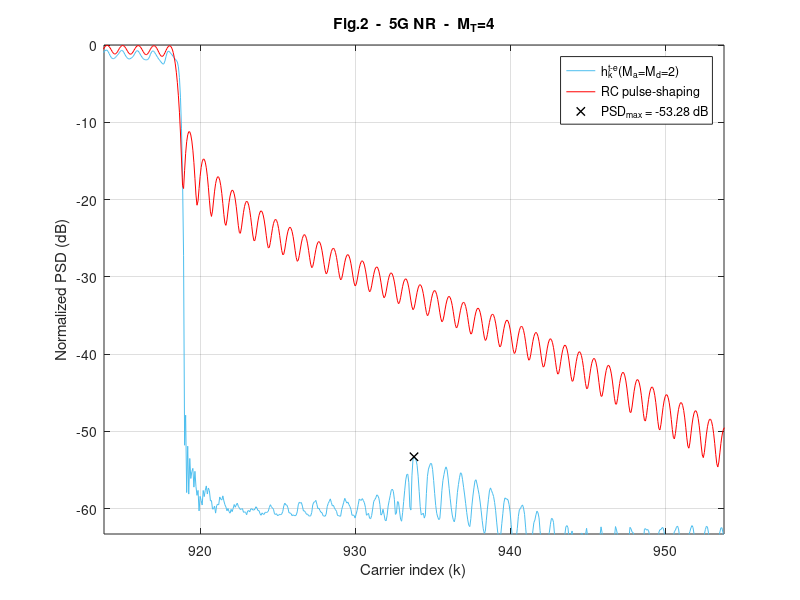

Reproduce this figure in MATLAB. (Note: this script raises an error after producing the figure.)
clear,
%% %%%%%%%%%%%%%%%%%%%%%%%%%%%%%%%%%%%%%%%%%%%%%%%%%%%%%%%%%%
% %                 LOAD THE PARAMETERS                   % %
%%%%%%%%%%%%%%%%%%%%%%%%%%%%%%%%%%%%%%%%%%%%%%%%%%%%%%%%%% %%
addpath('../../data/Fig2')
load('Fig2_Parameters_for_5G_NR_Ma_2_Md_2.mat');

Fsob = OFDM_param.Fsob; % Upsampling factor 
% Upsample in time-domain
N = OFDM_param.N*Fsob;
Ngi = OFDM_param.Ngi*Fsob;
b = (OFDM_param.b+1)*Fsob-1;
L = OFDM_param.L*Fsob;
Ms = OFDM_param.Ms;
g = OFDM_param.g;
us = OFDM_param.us;
ue = OFDM_param.ue;

ur = us + ue;

Pd = GenPulse_param.Pd;
Pd_todas = GenPulse_param.Pd_todas;
Paic = GenPulse_param.Paic;
Ptk = GenPulse_param.Ptk;
R_aic = GenPulse_param.R_aic;
R_tk = GenPulse_param.R_tk;
NexTemp = GenPulse_param.NexTemp;
cell_coef_lim = GenPulse_param.cell_coef_lim;



%% %%%%%%%%%%%%%%%%%%%%%%%%%%%%%%%%%%%%%%%%%%%%%%%%%%%%%%%%%%
%            OBTAIN THE PULSES IN THE SCENARIO            % %
%%%%%%%%%%%%%%%%%%%%%%%%%%%%%%%%%%%%%%%%%%%%%%%%%%%%%%%%%% %%

eta = (N+Ngi-b-1)/2; 
vn=(0:L+b-1)'-Ngi;  % Dicrete time axis vector
n0 = eta+b-Ngi;     % Phase delay due to Hermiticity


h_k = zeros((2*NexTemp+1)*L+b, N); % Matrix containing the proposed pulses
aic_k = zeros((2*NexTemp+1)*L+b, N);  % Matrix containing the AIC term
t_k = zeros((2*NexTemp+1)*L+b, N);    % Matrix containing the AST term

% Obtain h_k for every data carrier
for ind_k = 1:length(Pd);

    % % AIC terms
    %%%%%%%%%%%%%%%%%%%%%%%%%%%%%%%%%%
    % Central term
    Pc = exp(1j*2*pi/N*repmat(vn,1,length(Paic{ind_k})).*repmat(Paic{ind_k}.',length(vn),1)).*repmat(g.',1,length(Paic{ind_k}));
    % Advanced and delayed terms
    Pc = repmat(Pc,1,2*NexTemp+1);

    Omega_c_n0 = diag(repmat(exp(-1j*2*pi*Paic{ind_k}*n0/N),1+2*NexTemp,1));
    aic_temp = Pc*Omega_c_n0*diag(R_aic{ind_k}).*exp(1j*2*pi*Pd(ind_k)*n0/N);
    aic_k((NexTemp*L+1):(NexTemp+1)*L+b,Pd(ind_k)+N/2+1) = sum(aic_temp(:,1:length(Paic{ind_k})),2);    % CENTRAL TERM
    
    m_temp = 0;
    for ind_m = 1:NexTemp;                                                                              % ADVANCED AND DELAYED TERMS
        aic_k(((NexTemp-ind_m)*L+1):((NexTemp-ind_m+1)*L+b),Pd(ind_k)+N/2+1) = aic_k(((NexTemp-ind_m)*L+1):((NexTemp-ind_m+1)*L+b),Pd(ind_k)+N/2+1) + sum(aic_temp(:,(length(Paic{ind_k})*(1+m_temp)) + (1:length(Paic{ind_k}))),2);
        aic_k(((NexTemp+ind_m)*L+1):((NexTemp+ind_m+1)*L+b),Pd(ind_k)+N/2+1) = aic_k(((NexTemp+ind_m)*L+1):((NexTemp+ind_m+1)*L+b),Pd(ind_k)+N/2+1) + sum(aic_temp(:,(length(Paic{ind_k})*(1+m_temp+1)) + (1:length(Paic{ind_k}))),2);
        m_temp = m_temp+2;
    end
    
    % % AST terms
    %%%%%%%%%%%%%%%%%%%%%%%%%%%%%%%%%%
    % Central term
    Ts = exp(1j*2*pi/N*repmat(vn,1,length(Ptk{ind_k})).*repmat(Ptk{ind_k}.',length(vn),1)).*repmat(us.',1,length(Ptk{ind_k}));
    Te = exp(1j*2*pi/N*repmat(vn,1,length(Ptk{ind_k})).*repmat(Ptk{ind_k}.',length(vn),1)).*repmat(ue.',1,length(Ptk{ind_k}));
    T = [Ts, Te];
    
    % Advanced and delayed terms
    T = repmat(T,1,NexTemp+1);
    Omega_c_n0 = diag(repmat(exp(-1j*2*pi*Ptk{ind_k}*n0/N),2*(1+NexTemp),1));
    t_k_temp = T*Omega_c_n0*diag(R_tk{ind_k}).*exp(1j*2*pi*Pd(ind_k)*n0/N);
    t_k(((NexTemp)*L+1):((NexTemp+1))*L+b,Pd(ind_k)+N/2+1) = sum(t_k_temp(:,1:2*length(Ptk{ind_k})),2);

    m_temp = 0;
    for ind_m = 1:NexTemp;
            t_k(((NexTemp-ind_m)*L+1):(NexTemp-ind_m+1)*L+b,Pd(ind_k)+N/2+1) = t_k(((NexTemp-ind_m)*L+1):(NexTemp-ind_m+1)*L+b,Pd(ind_k)+N/2+1) + sum(t_k_temp(:,length(Ptk{ind_k})*(2+m_temp) + (1:length(Ptk{ind_k}))),2);
            t_k(((NexTemp+ind_m)*L+1):(NexTemp+ind_m+1)*L+b,Pd(ind_k)+N/2+1) = t_k(((NexTemp+ind_m)*L+1):(NexTemp+ind_m+1)*L+b,Pd(ind_k)+N/2+1) + sum(t_k_temp(:,length(Ptk{ind_k})*(2+m_temp+1) + (1:length(Ptk{ind_k}))),2);
            m_temp = m_temp + 2;
    end
end

h_k = aic_k + t_k;

p_k_conv = exp(1j*(2*pi/N)*repmat(vn,1,length(Pd_todas)).*repmat(Pd_todas.',length(vn),1)).*repmat(g.',1,length(Pd_todas));

h_k(NexTemp*L + (1:L+b),Pd_todas+N/2+1) = h_k(NexTemp*L + (1:L+b),Pd_todas+N/2+1) + p_k_conv;


%% %%%%%%%%%%%%%%%%%%%%%%%%%%%%%%%%%%%%%%%%%%%%%%%%%%%%%%%%%%
% %     REPRESENTATION OF THE PULSES IN THE SCENARIO      % %
%%%%%%%%%%%%%%%%%%%%%%%%%%%%%%%%%%%%%%%%%%%%%%%%%%%%%%%%%% %%

% Obtain the PSD
H_k = fft(h_k,N*Ms);
P_k = fft(p_k_conv,N*Ms);

psd_H = fftshift(sum(abs(H_k).^2,2));
psd_P = fftshift(sum(abs(P_k).^2,2));

x = (-N*Ms/2:N*Ms/2-1)/(Ms);
indices = find(ismember(x,[-N/2,N/2-1]));
indices = indices(1):1:indices(2);

x = x+N/2;
y_h = 10*log10(psd_H/max(psd_H));
y_p = 10*log10(psd_P/max(psd_P));

PSD_max = max(max(y_h(find(x>Pd_todas(end)+N/2+1.67))), max(y_h(find(x<Pd_todas(1)+N/2-1.67)))); %% PSD_MAX IS SOUGHT BEYOND THE 0.67 SCS GUARD BAND THAT IS LEFT BY EACH SIDE
x_PSD_max = x(find(y_h==PSD_max));

% Fig 2 (5G NR Ma=Md=2)
figure,
plot(x(indices),y_h(indices), 'DisplayName', 'h_k^{t-e}(M_a=M_d=2)', 'Color', "#4DBEEE"); hold on; grid on;
plot(x(indices),y_p(indices), 'DisplayName', 'RC pulse-shaping', 'Color', 'r');
plot(x_PSD_max, PSD_max, 'Marker', 'x', 'Color', 'k', 'LineStyle', 'none','LineWidth',1, 'DisplayName', ['PSD_{max} = ', num2str(PSD_max, '%.2f'), ' dB'])
xlabel('Carrier index (k)'); ylabel('Normalized PSD (dB)'); legend('show')
xlim(x_PSD_max+[-20,20]); ylim([min(-60,PSD_max-10),0])
title(sprintf('Fig.2  -  5G NR  -  M_T=%d', 2*NexTemp))


%% %%%%%%%%%%%%%%%%%%%%%%%%%%%%
% %     CLARIFYING NOTE     % %
%%%%%%%%%%%%%%%%%%%%%%%%%%%% %%

NOTE = ['NOTE: The maximum number of RB that can be used in a 5 MHz channel is 25, which is equivalent to 4.5 MHz (SCS = 15 kHz).',...
    ' That leaves a 500 kHz guard band, 250 kHz by each side of the transmission band.',...
    ' If this guard band is reduced by repurposing those carriers that were previously assigned to it for data transmission, it can be reduced by up to 16 subcarriers, leaving a residual guard band 10 kHz wide (2/3 of an SCS).',...
    ' Hence, the PSD peak can be sought beyond that guard band, which is 1.67 SCS beyond the outermost transmitting subcarrier by each end of the passband.'];
wrapped_NOTE = textwrap({NOTE}, 70);
disp('##################################################################################')
fprintf('\n')
disp(wrapped_NOTE)
disp('##################################################################################')